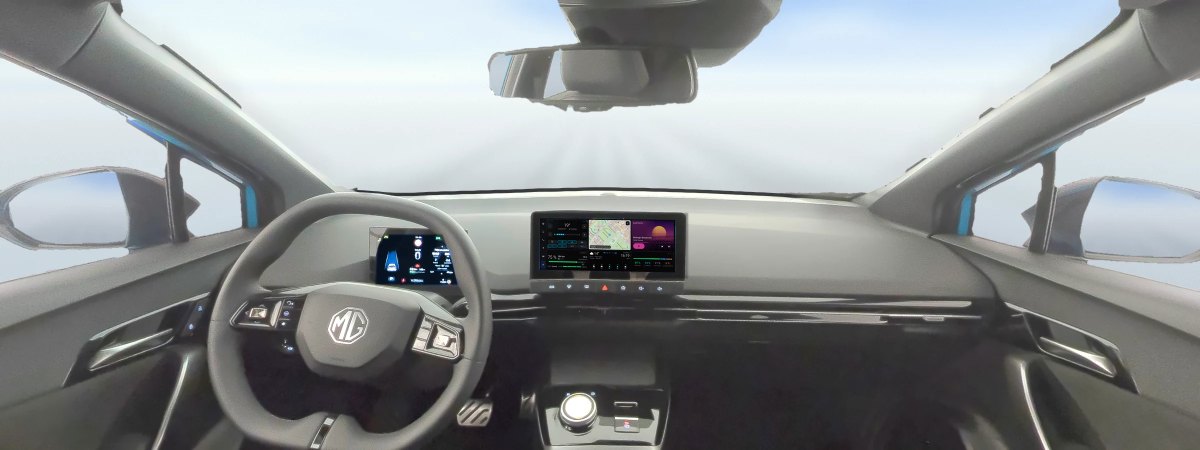
#> input picture etudes/refonte-pages/img/cabin_l_day.webp, 2400 x 900 px (shown at 1/2 size)
$ python cabin.py ../img/cabin_l_day.webp ../img/cabin_r_day.webp ../img/cabin_r_day.webp
#> lines starting #> are read from the running program, lines starting #| are printed output that depends on the picture; after the words box and inside, x2 and y2 are one past the last pixel; in counts of white or black regions, pixels touching at a corner belong together
"""Cabin picture of the climate page, from the crop of MG's 360° interior view (pano/cabin_lhd.png, 2400×900).
- the centre screen shows the MG4Dash home screen (a screenshot of the app, laid on the screen in perspective);
- the light streaks seen through the glass are toned down, and the orange ones made neutral so that they are not read as warm air;
- right-hand drive = mirrored picture, in which the MG badge, the instrument cluster and the centre screen are put back the right way
  round, each in the perspective of the mirrored cabin.
usage: cabin.py <cabin_lhd.png> <home screenshot 1920x720> <img dir>"""
import sys, math, numpy as np
from PIL import Image, ImageFilter, ImageDraw
src, shot, dst = sys.argv[1], sys.argv[2], sys.argv[3]
A = dict(x.split('=', 1) for x in sys.argv[4:]); g = lambda k, d: float(A.get(k, d))
im = Image.open(src).convert('RGB'); W, H = im.size
#> further down, im is the input picture: PIL image 2400x900 RGB; mean R, G, B 140.9, 144.6, 145.5
#> after `W, H = im.size`: W = 2400; H = 900
SCREEN = [(1080, 436.5), (1350, 440), (1350, 545), (1080, 539.5)]            # lit area of the centre screen: TL, TR, BR, BL
GLASS = (1066, 426, 1376, 557)                                               # its glass panel
CL_D = [(757, 470), (917, 470), (917, 569), (752, 569)]                      # instrument cluster: lit area
CL_V = [(757, 470), (885, 470), (903, 520), (915, 569), (752, 569)]          # ... the part not hidden by the steering wheel rim
BADGE = [(690, 616), (726, 619.5), (736, 641), (730, 668), (702, 688), (670, 683.5), (654.5, 659.5), (665, 630)]   # octagon: TL, TR, RU, RL, BR, BL, LL, LU
PARTNER = [1, 0, 7, 6, 5, 4, 3, 2]                                           # the vertex facing each one across the badge's vertical axis

def poly_mask(size, pts, blur=0.0, ss=4):
    m = Image.new('L', (size[0] * ss, size[1] * ss), 0); ImageDraw.Draw(m).polygon([(x * ss, y * ss) for x, y in pts], fill=255)
    m = m.resize(size, Image.LANCZOS)
    return np.asarray(m.filter(ImageFilter.GaussianBlur(blur)) if blur else m).astype(np.float32) / 255
def coeffs(out_pts, in_pts):
    """PIL perspective coefficients: output pixel -> input pixel (least squares when more than 4 points)"""
    M = []; B = []
    for (x, y), (u, v) in zip(out_pts, in_pts):
        M.append([x, y, 1, 0, 0, 0, -u * x, -u * y]); M.append([0, 0, 0, x, y, 1, -v * x, -v * y]); B += [u, v]
    return np.linalg.lstsq(np.array(M, float), np.array(B, float), rcond=None)[0]
def grow(pts, d):
    cx = sum(p[0] for p in pts) / len(pts); cy = sum(p[1] for p in pts) / len(pts)
    return [(x + (x - cx) / math.hypot(x - cx, y - cy) * d, y + (y - cy) / math.hypot(x - cx, y - cy) * d) for x, y in pts]
mirror = lambda pts: [(W - x, y) for x, y in pts]

a = np.asarray(im).astype(np.float32) / 255
yy, xx = np.mgrid[0:H, 0:W].astype(np.float32)
# ---- 1. orange streaks -> neutral
mx, mn = a.max(-1), a.min(-1); d = mx - mn; sat = np.where(mx > 0, d / np.maximum(mx, 1e-6), 0)
r, gch, b = a[..., 0], a[..., 1], a[..., 2]
hue = np.zeros_like(mx); m = d > 1e-6
#> after `m = d > 1e-06`:
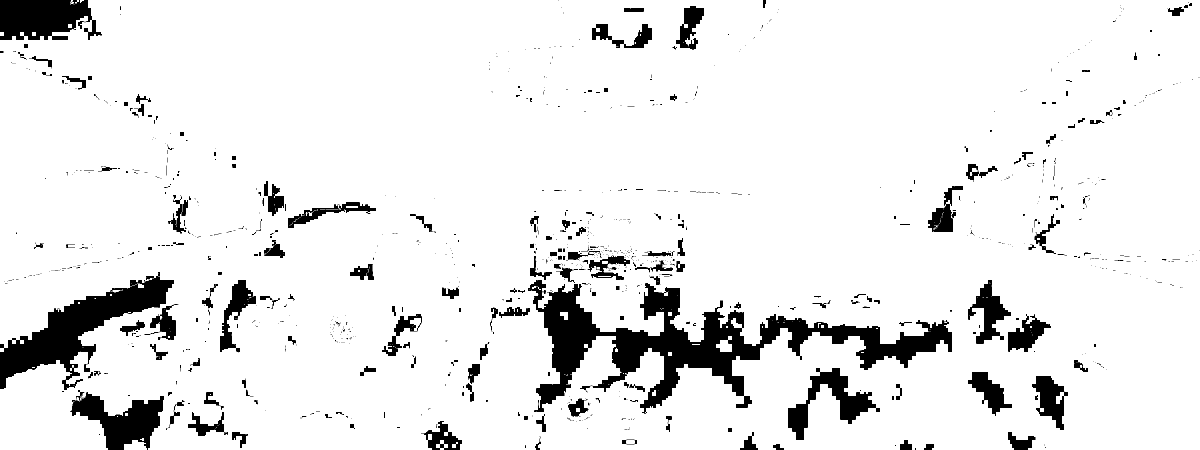
#> m: shape (900, 2400) bool (shown at 1/2 size); 91.3% white; 966 black regions (733 under 20 px), largest, box (x1, y1, x2, y2) and area: (1056, 560, 1904, 828) 61218, (0, 544, 348, 780) 25453, (0, 0, 204, 80) 12594
hr = (mx == r) & m; hg = (mx == gch) & m & ~hr; hb = m & ~hr & ~hg
#> after `hr = (mx == r) & m`: hr: shape (900, 2400) bool; 26.1% white; 3274 white regions (2902 under 20 px), largest, box (x1, y1, x2, y2) and area: (1258, 442, 2400, 900) 231272, (148, 392, 1072, 900) 148589, (1744, 21, 2400, 472) 32683
#> after `hg = (mx == gch) & m & ~hr`: hg: shape (900, 2400) bool; 25.8% white; 2782 white regions (2318 under 20 px), largest, box (x1, y1, x2, y2) and area: (175, 0, 2400, 688) 394018, (0, 470, 496, 752) 35055, (0, 728, 224, 900) 19989
#> after `hb = m & ~hr & ~hg`: hb: shape (900, 2400) bool; 39.4% white; 633 white regions (395 under 20 px), largest, box (x1, y1, x2, y2) and area: (576, 214, 1892, 392) 178457, (0, 32, 604, 565) 165416, (1392, 0, 2243, 246) 131526
hue[hr] = ((gch - b)[hr] / d[hr]) % 6; hue[hg] = (b - r)[hg] / d[hg] + 2; hue[hb] = (r - gch)[hb] / d[hb] + 4; hue *= 60
warm = ((hue < 62) | (hue > 335)) & (sat > 0.22) & (mx > 0.16)
#> warm: shape (900, 2400) bool; 0.08% white; 61 white regions (48 under 20 px), largest, box (x1, y1, x2, y2) and area: (1304, 452, 1333, 473) 503, (732, 832, 750, 856) 211, (1202, 568, 1217, 584) 175
keep = np.zeros((H, W), bool)
for x0, y0, x1, y1 in ((735, 440, 945, 580), (1180, 560, 1300, 600)):         # cluster, hazard button
    keep[y0:y1, x0:x1] = True
keep[640:, :] = True                                                         # everything under the dashboard (pedals, console)
w = (warm & ~keep).astype(np.float32)
#> w: shape (900, 2400) float32; values 0 (black) and 1 (white), 0.03% white; 17 white regions (14 under 20 px), largest, box (x1, y1, x2, y2) and area: (1304, 452, 1333, 473) 503, (1177, 441, 1192, 454) 52, (1247, 462, 1260, 476) 33
w = np.asarray(Image.fromarray((w * 255).astype(np.uint8)).filter(ImageFilter.GaussianBlur(2.5))).astype(np.float32) / 255
lum = (0.2126 * r + 0.7152 * gch + 0.0722 * b)[..., None]
cool = lum * np.array([0.86, 0.95, 1.08], np.float32)
out = a * (1 - w[..., None] * 0.92) + cool * (w[..., None] * 0.92)
# the reflections of those streaks on the glass of the centre screen: back to the black of the glass
gm = np.zeros((H, W), np.float32); gm[GLASS[1]:GLASS[3], GLASS[0]:GLASS[2]] = 1
gw = (w * gm)[..., None]; out = out * (1 - gw) + np.array([0.022, 0.024, 0.028], np.float32) * gw
# ---- 2. fewer light effects behind the windscreen: the bright streaks are compressed and slightly cooled
L = 0.2126 * out[..., 0] + 0.7152 * out[..., 1] + 0.0722 * out[..., 2]
t0, k = g('t0', 0.26), g('k', 0.22)
Ln = np.where(L > t0, t0 + (L - t0) * k, L)
zone = np.clip((g('zy', 575) - yy) / 90, 0, 1)                               # the glass area: above the dashboard
for q in (SCREEN, CL_D):
    zone *= 1 - poly_mask((W, H), grow(q, 6), 2.0)
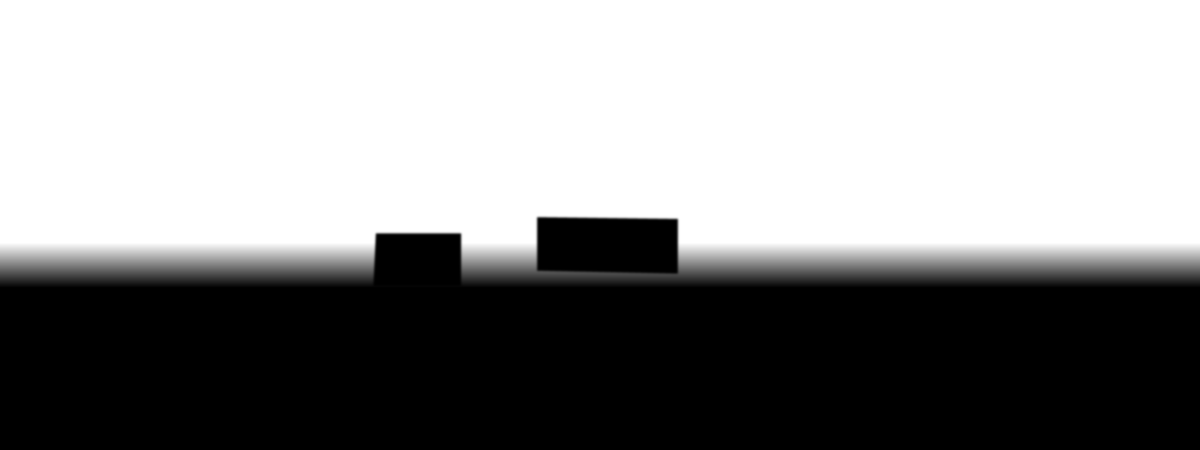
#> zone: shape (900, 2400) float32 (shown at 1/2 size); min 0, max 1, mean 0.573
f = (Ln / np.maximum(L, 1e-4))[..., None]; dim = out * f
#> after `f = (Ln / np.maximum(L, 0.0001))[..., None]`:
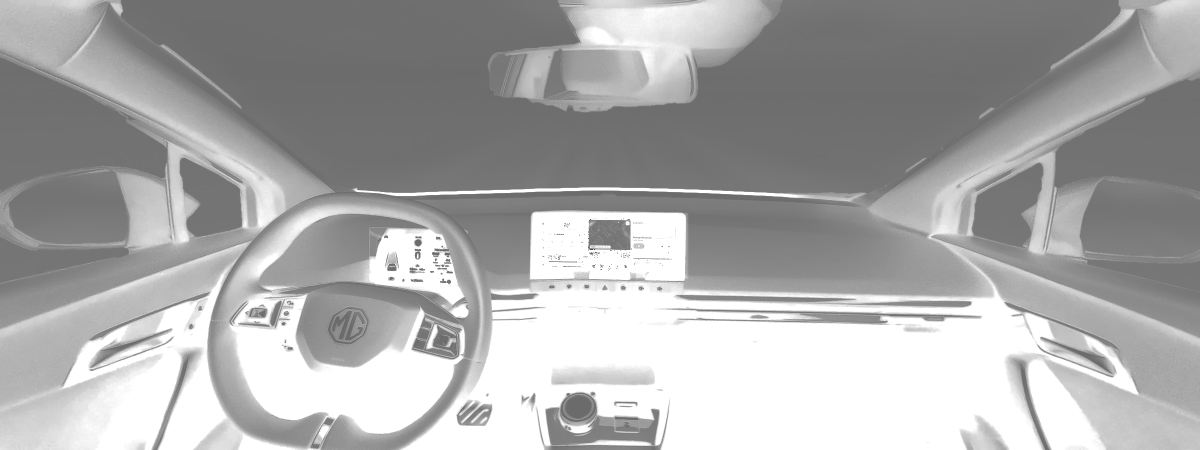
#> f: shape (900, 2400, 1) float32 (shown at 1/2 size); min 0, max 1, mean 0.664
grey = (0.2126 * dim[..., 0] + 0.7152 * dim[..., 1] + 0.0722 * dim[..., 2])[..., None]
amt = np.clip((L - t0) / 0.3, 0, 1)[..., None] * 0.35                        # the brighter the streak, the more it loses its colour
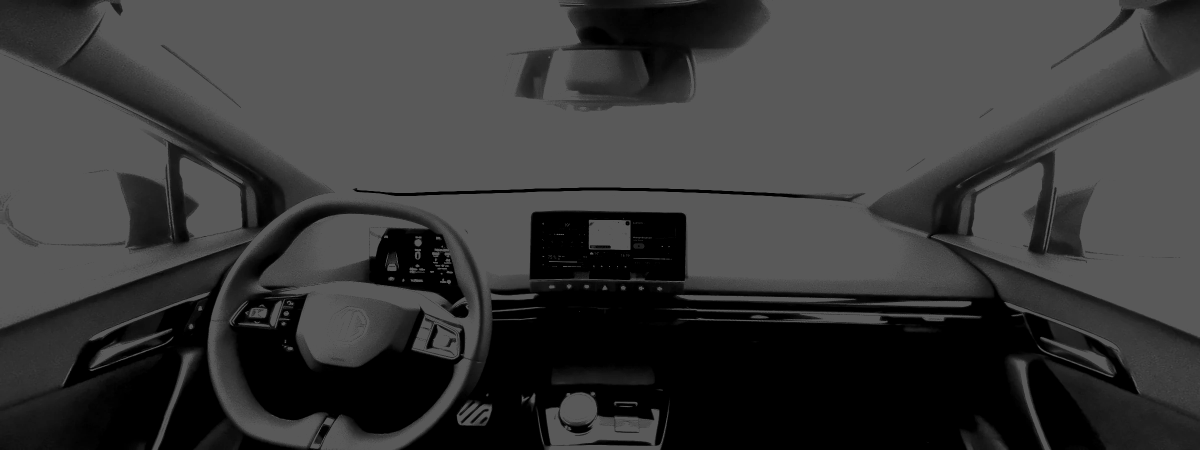
#> amt: shape (900, 2400, 1) float32 (shown at 1/2 size); min 0, max 0.35, mean 0.221
dim = dim * (1 - amt) + grey * np.array([0.86, 0.96, 1.12], np.float32) * amt
out = out * (1 - zone[..., None]) + dim * zone[..., None]
base = Image.fromarray((np.clip(out, 0, 1) * 255 + 0.5).astype(np.uint8))

# ---- 3. MG4Dash on the centre screen
home = Image.open(shot).convert('RGB')
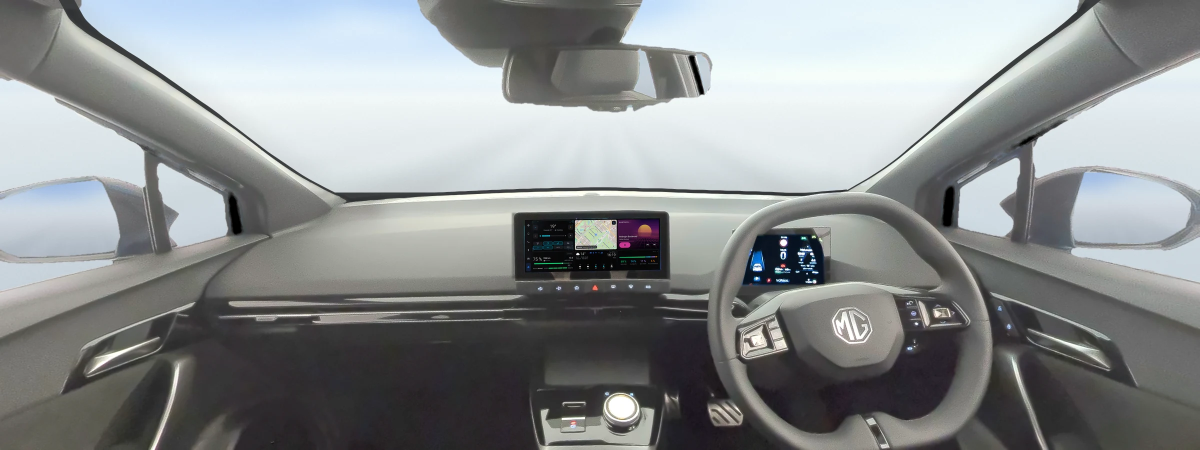
#> input picture etudes/refonte-pages/img/cabin_r_day.webp, 2400 x 900 px (shown at 1/2 size)
#> home is the input picture: PIL image 2400x900 RGB; mean R, G, B 140.1, 143.7, 144.4
def put_screen(img, quad):
    ss = 3; x0 = int(min(p[0] for p in quad)) - 2; y0 = int(min(p[1] for p in quad)) - 2; x1 = int(max(p[0] for p in quad)) + 3; y1 = int(max(p[1] for p in quad)) + 3
    bw, bh = x1 - x0, y1 - y0; cw = int(round((quad[1][0] - quad[0][0]) * ss)); ch = int(round(cw * home.height / home.width))
#> after `ch = int(round(cw * home.height / home.width))`: ch = 304
    c = home.resize((cw, ch), Image.LANCZOS).convert('RGBA')
    co = coeffs([((x - x0) * ss, (y - y0) * ss) for x, y in quad], [(0, 0), (cw, 0), (cw, ch), (0, ch)])
    lay = c.transform((bw * ss, bh * ss), Image.PERSPECTIVE, tuple(co), Image.BICUBIC).resize((bw, bh), Image.LANCZOS)
    la = np.asarray(lay).astype(np.float32) / 255
    la[..., :3] = np.clip(la[..., :3] * g('sgain', 0.94), 0, 1)             # a screen in a dark cabin, not a paper print
    img.paste(Image.fromarray((la * 255 + 0.5).astype(np.uint8)), (x0, y0), Image.fromarray((la[..., 3] * 255 + 0.5).astype(np.uint8)))
lhd = base.copy(); put_screen(lhd, SCREEN)
lhd.save(f"{dst}/cabin_l.webp", quality=88, method=6)

# ---- 4. right-hand drive
rhd = base.transpose(Image.FLIP_LEFT_RIGHT)
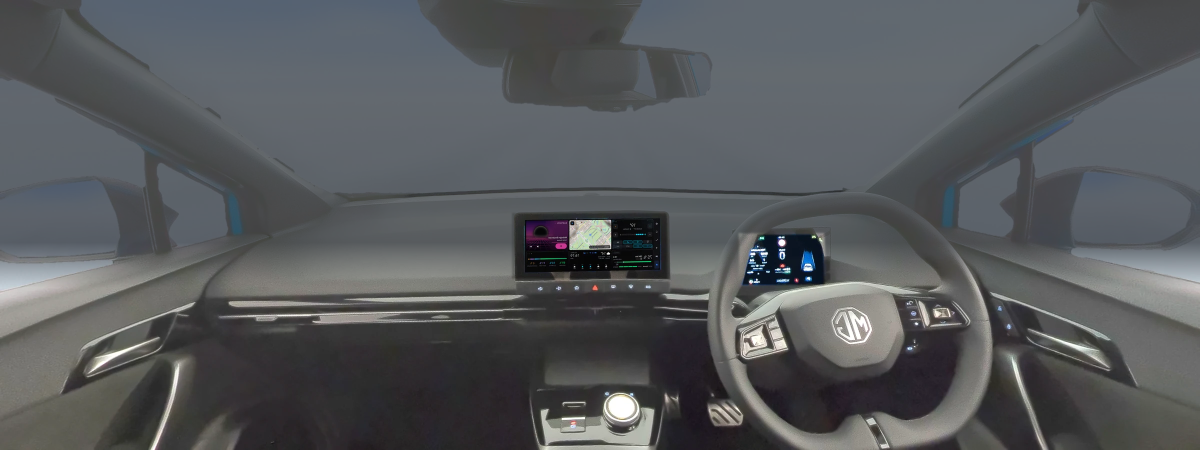
#> rhd: PIL image 2400x900 RGB (shown at 1/2 size); mean R, G, B 86.6, 89.2, 91.7
put_screen(rhd, [mirror(SCREEN)[1], mirror(SCREEN)[0], mirror(SCREEN)[3], mirror(SCREEN)[2]])
#> in put_screen (call 2), `lay = c.transform((bw * ss, bh * ss), Image.PERSPECTIVE, tuple(co), Im..`:
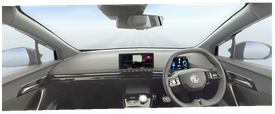
#> lay: PIL image 275x114 RGBA; mean R, G, B, A 130.2, 133.5, 134.4, 228.4; transparent parts drawn white
# instrument cluster: its picture slides across unchanged (the screen is seen at the same angle on both sides), behind the mirrored steering wheel
ra = np.asarray(rhd).astype(np.float32) / 255; la_ = np.asarray(base).astype(np.float32) / 255
sh = int(W - 917 - 752)                                                       # the lit area goes from 752..917 to W-917..W-752
#> sh = 731
vr = poly_mask((W, H), mirror(CL_V), 0.6); vl = np.roll(poly_mask((W, H), grow(CL_V, -1.0), 0.6), sh, axis=1)
srcp = np.roll(la_, sh, axis=1)
content = srcp * vl[..., None] + ra * (1 - vl[..., None])                     # where the rim hid the original, the mirrored picture stays
ra = ra * (1 - vr[..., None]) + content * vr[..., None]
rhd = Image.fromarray((np.clip(ra, 0, 1) * 255 + 0.5).astype(np.uint8))
# MG badge: every point of the logo goes where its mirror twin is, so that the letters read normally in the mirrored perspective
out_pts = [(W - BADGE[PARTNER[i]][0], BADGE[PARTNER[i]][1]) for i in range(8)]
bx0 = int(min(p[0] for p in out_pts)) - 8; by0 = int(min(p[1] for p in out_pts)) - 8; bx1 = int(max(p[0] for p in out_pts)) + 9; by1 = int(max(p[1] for p in out_pts)) + 9
#> after `bx0 = int(min((p[0] for p in out_pts))) - 8`: bx0 = 1656
#> after `by0 = int(min((p[1] for p in out_pts))) - 8`: by0 = 608
#> after `bx1 = int(max((p[0] for p in out_pts))) + 9`: bx1 = 1754
#> after `by1 = int(max((p[1] for p in out_pts))) + 9`: by1 = 697
co = coeffs([(x - bx0, y - by0) for x, y in out_pts], BADGE)
lay = base.transform((bx1 - bx0, by1 - by0), Image.PERSPECTIVE, tuple(co), Image.BICUBIC)
bm = poly_mask((bx1 - bx0, by1 - by0), [(x - bx0, y - by0) for x, y in grow(mirror(BADGE), 3.0)], 1.2)
rhd.paste(lay, (bx0, by0), Image.fromarray((bm * 255 + 0.5).astype(np.uint8)))
rhd.save(f"{dst}/cabin_r.webp", quality=88, method=6)
print('cabin', lhd.size, 'neutralised', round(float(w.mean()) * 100, 1), '% of the picture; cluster shift', sh)
#| cabin (2400, 900) neutralised 0.0 % of the picture; cluster shift 731
lhd.resize((1600, 600), Image.LANCZOS).save(f"{dst}/../_cab_l.png"); rhd.resize((1600, 600), Image.LANCZOS).save(f"{dst}/../_cab_r.png")
for nm, img, box in (('l', lhd, (620, 400, 1420, 730)), ('r', rhd, (980, 400, 1780, 730))): img.crop(box).resize((1600, 660), Image.LANCZOS).save(f"{dst}/../_cabz_{nm}.png")
#> this loop made 2 passes
#> (nm, box) on passes 1 to 2: ('l', (620, 400, 1420, 730)), ('r', (980, 400, 1780, 730))
